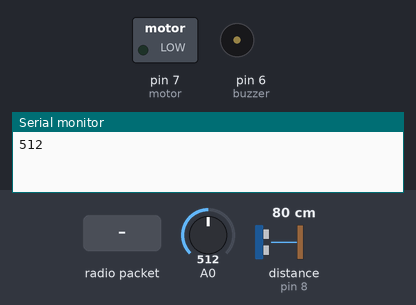
A sketch run on a simulated Arduino Uno, built with avr-gcc and run on an emulated ATmega328P. Shown: switched loads named in the sketch (green lamp = pin HIGH), buzzer (waves = sounding, pin HIGH), the last lines printed to the serial monitor. Wiring (inferred from the names in the program): ultrasonic range finder: trigger pin 9; echo pin 8. Inputs (shaded band) come from the test bench; at power-on: A0 = 512, distance to the obstacle (sensor on pin 8) 80 cm. The echo pulse lasts 58.3 µs per cm; no radio packets arrive unless stated; pins used as bus, display or sensor lines are not drawn.

Above: at 2.6 s.
4.4 s: radio packet "1" arrives
At 8.7 s:
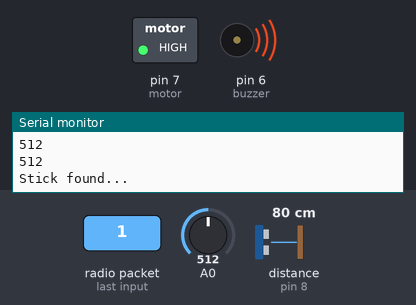
Timing chart, 0 to 14.6 s (numbered marks = the images above; inputs shaded):
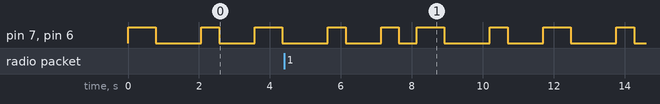

The sketch:

smart_stick.ino
```cpp
/*
  Project: Smart Blind Stick
  Date: 29th March, 2018
  Receiver code
*/
#include <VirtualWire.h>

#define trigPin 9

#define echoPin 8

#define motor 7

#define buzzer 6

#define water_detect 5

void setup() {
  pinMode(trigPin, OUTPUT);

  pinMode(echoPin, INPUT);

  pinMode(motor, OUTPUT);

  pinMode(buzzer, OUTPUT);
  pinMode(water_detect, INPUT);
  Serial.begin(9600);
  vw_set_ptt_inverted(true);
  vw_set_rx_pin(12);
  vw_setup(4000);
  vw_rx_start();

}


void loop() {
  uint8_t buf[VW_MAX_MESSAGE_LEN];
  uint8_t buflen = VW_MAX_MESSAGE_LEN;
  if (vw_get_message(buf, &buflen)) // Non-blocking
  {
    //int i;
    // Message with a good checksum received, dump it.
    Serial.println("Stick found... ");
    trigger(500);
  }
  long duration, distance;

  digitalWrite(trigPin, LOW);

  delayMicroseconds(2);

  digitalWrite(trigPin, HIGH);

  delayMicroseconds(10);

  digitalWrite(trigPin, LOW);

  duration = pulseIn(echoPin, HIGH);

  //distance = (duration/2) / 29.1;
  distance = duration * 0.034 / 2;

  //Serial.println(distance);
  if (distance  < 100)// This is where checking the distanceyou can change the value

  {
    trigger(distance * 10);
    //Serial.println(distance);
  }
  else

  {

    digitalWrite(motor, LOW); // when greater than 100cm

    digitalWrite(buzzer, LOW);

  }
  delay(500);

  //Serial.println(digitalRead(water_detect));
  //Serial.println(distance);
  //Serial.println(moisture());
  moisture(500);
}

void moisture(int distance) {
  /*
    output_value= analogRead(sensor_pin);

    output_value = map(output_value,550,0,0,100);
  */
  //Serial.println(analogRead(A0));

  //return;
  long output_value =  analogRead(A0);
  Serial.println(output_value);
  if (output_value < 700) {
    trigger(distance);
  }
  delay(distance);
}


void trigger(int timeout) {
  digitalWrite(motor, HIGH); // When the the distance below 100cm

  digitalWrite(buzzer, HIGH);

  delay(timeout);

  digitalWrite(motor, LOW);

  digitalWrite(buzzer, LOW);

  delay(timeout);
}
```
